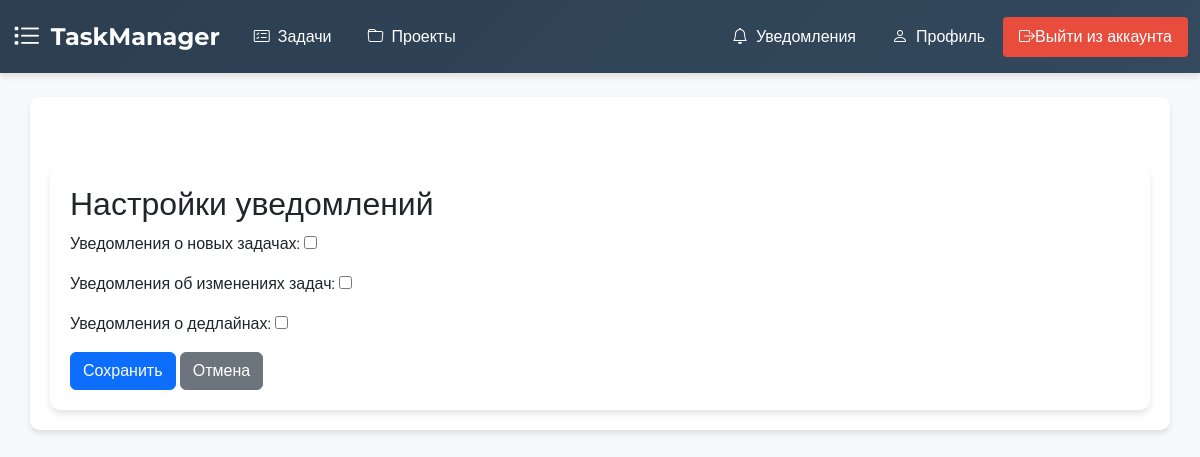
The app's page /task-manager/notification-settings/ (signed in), older data.
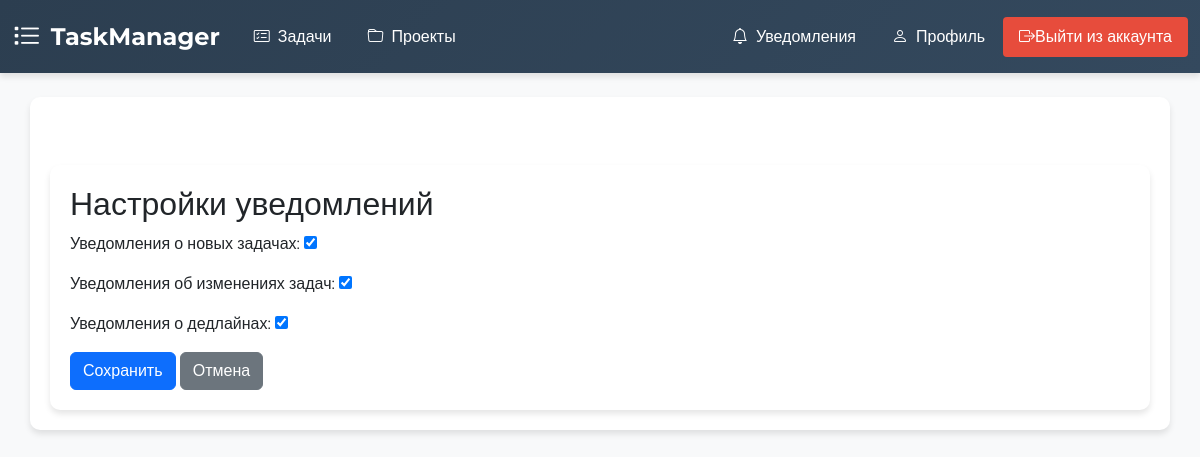
The same page, newer data.
### accounts/models.py (models this page shows)
class CustomUser(AbstractUser):
    email = models.EmailField(unique=True)
    notify_new_tasks = models.BooleanField(default=True, verbose_name="Уведомления о новых задачах")
    notify_task_changes = models.BooleanField(default=True, verbose_name="Уведомления об изменениях задач")
    notify_deadlines = models.BooleanField(default=True, verbose_name="Уведомления о дедлайнах")

### taskmanager/views.py (the view)
# urls.py: path('notification-settings/', notification_settings, name='notification_settings'),
@login_required
def notification_settings(request):
    if request.method == 'POST':
        form = NotificationSettingsForm(request.POST, instance=request.user)
        if form.is_valid():
            form.save()
            messages.success(request, 'Настройки уведомлений успешно обновлены.')
            return redirect('accounts:profile')
    else:
        form = NotificationSettingsForm(instance=request.user)
    return render(request, 'taskmanager/notification_settings.html', {'form': form})

### taskmanager/forms.py
class NotificationSettingsForm(forms.ModelForm):
    class Meta:
        model = User
        fields = ['notify_new_tasks', 'notify_task_changes', 'notify_deadlines']
        labels = {
            'notify_new_tasks': 'Уведомления о новых задачах',
            'notify_task_changes': 'Уведомления об изменениях задач',
            'notify_deadlines': 'Уведомления о дедлайнах',
        }

### taskmanager/context_processors.py (called while the page is built)
def unread_notifications_count(request):
    if request.user.is_authenticated:
        unread_notifications_count = Notification.objects.filter(users=request.user).exclude(read_by=request.user).count()
        return {'unread_notifications_count': unread_notifications_count}
    return {}

### taskmanager/templates/taskmanager/notification_settings.html (shortened to what this page needs)
{% extends "taskmanager/base.html" %}
{% block body %}
<div class="container mt-5">
    <h2>Настройки уведомлений</h2>
    <form method="post">
        <div class="form-group mb-3">
            {{ form.notify_new_tasks.label_tag }}
            {{ form.notify_new_tasks }}
        </div>
        <div class="form-group mb-3">
            {{ form.notify_task_changes.label_tag }}
            {{ form.notify_task_changes }}
        </div>
        <div class="form-group mb-3">
            {{ form.notify_deadlines.label_tag }}
            {{ form.notify_deadlines }}
        </div>
        <button type="submit" class="btn btn-primary">Сохранить</button>
        <a href="{% url 'accounts:profile' %}" class="btn btn-secondary">Отмена</a>
    </form>
</div>
{% endblock %}

Row changes from the older to the newer data that the page shows:
changed CustomUser: notify_new_tasks "☐" → "☑"; notify_task_changes "☐" → "☑"; notify_deadlines "☐" → "☑"
